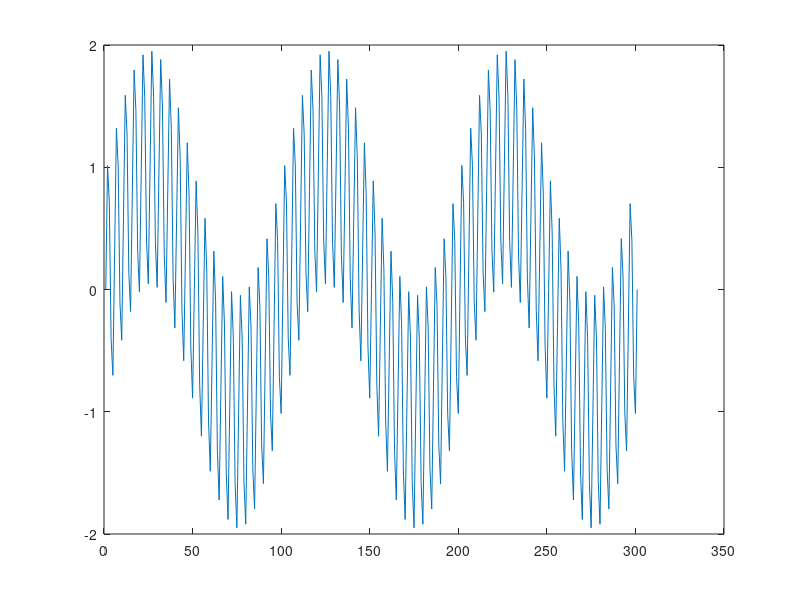

Source code (MATLAB): (Note: this script raises an error after producing the figure.)
f1=20;
ts=1/100;
t=3;
T=3;
t=0:ts:T;
signal_20hz = sin (2*pi*f1*t);
plot(signal_20hz);
f2=1;
signal_1hz = sin(2*pi*f2*t);
plot(signal_1hz);
shg
signal_20hz_1hz = signal_20hz+signal_1hz;
plot(signal_20hz_1hz);
shg
fdatool
plot(imp_response);
output_signal = conv(signal_20hz_1hz,imp_response);
subplot(3,1,1);
plot(signal_20hz_1hz);
title('Noisy Input Signal');
subplot(3,1,2);
plot(imp_response);
title('Impulse Response');
subplot(3,1,3);
plot(output_signal);
title('Output from Convolution');
suptitle('Convolution');
